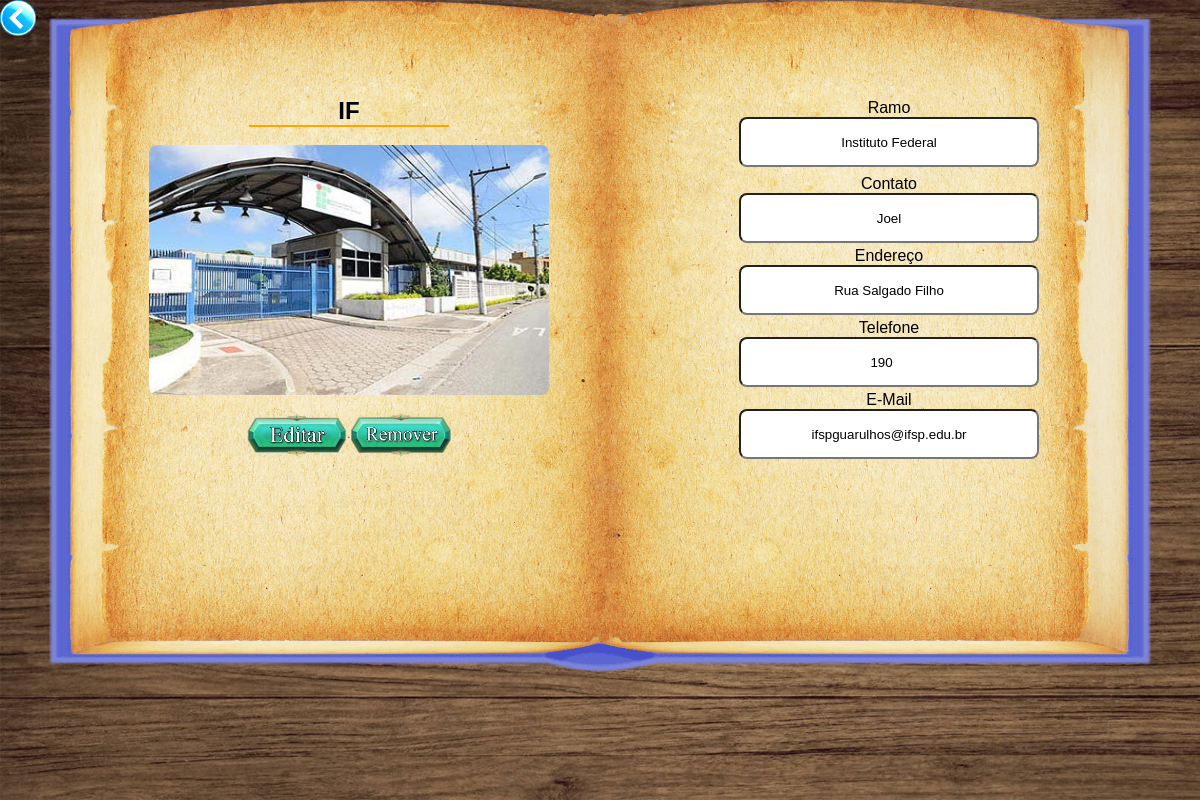
The page /cli/specli.php?id=2 (signed in) on the database its author committed.
### tables this page shows
CREATE TABLE IF NOT EXISTS `tbcli` (
  `codcli` int(11) NOT NULL AUTO_INCREMENT,
  `nome` varchar(40) NOT NULL,
  `contato` varchar(30) NOT NULL,
  `end` varchar(50) NOT NULL,
  `fone` int(16) NOT NULL,
  `email` varchar(50) NOT NULL,
  `ramo` varchar(30) NOT NULL,
  `fotocli` varchar(100) NOT NULL,
  PRIMARY KEY (`codcli`)
);

CREATE TABLE IF NOT EXISTS `tbfunc` (
  `codfunc` int(11) NOT NULL AUTO_INCREMENT,
  `nome` varchar(50) NOT NULL,
  `end` varchar(90) NOT NULL,
  `bairro` varchar(50) NOT NULL,
  `city` varchar(50) NOT NULL,
  `tel` varchar(16) NOT NULL,
  `cel` varchar(16) NOT NULL,
  `email` varchar(90) NOT NULL,
  `exp` varchar(50) NOT NULL,
  `form` varchar(50) NOT NULL,
  `login` varchar(50) NOT NULL,
  `senha` varchar(50) NOT NULL,
  `perfil` varchar(50) NOT NULL,
  `foto` varchar(50) NOT NULL,
  PRIMARY KEY (`codfunc`)
);

### cli/specli.php (the view, shortened to what this page needs)
<html>
    <head>
        <link rel="stylesheet" type="text/css" href="../css/style.css"/>
    </head>
    <body>
        <div id="pagcli">
            <?php
                if($_SESSION["user"]){
                    include_once '../user/conexao.php';
                    $teste = mysqli_query($conn, "select login from tbfunc where perfil='Administrador'");
                    while($line = mysqli_fetch_array($teste)){
                        if($_SESSION["user"] == $line["login"]){
                            $id=$_GET['id'];
                            $consultar = "select *from tbcli where codcli=$id";
                            $executar = mysqli_query($conn,$consultar);
            ?>
                            <br/><br/><br/><br/>
                            <aside>
                                <div id="listarlivro">
                                    <?php
                                        while($linha = mysqli_fetch_array($executar))
                                        {
                                    ?>
                                            <img class="book" src="../img/livro_solo.png"/>
                                            <fieldset  class="livro">
                                                <h2><?php echo $linha["nome"]?></h2>
                                                <div class="border"></div>
                                                <br/>
                                                <img class="clipic" src="../img/cli/<?php echo $linha["fotocli"]; ?>"/>
                                                <br/><br/>
                                                <a href="editandocli.php?id=<?php echo $linha["codcli"];?>"><img class="botao2" src="../img/edit.png"></a>
                                                <a href="delcli.php?id=<?php echo $linha["codcli"];?>"><img class="botao2" src="../img/remover.png"></a>
                                            </fieldset>
                                            <fieldset class="livro">
                                                <table>
                                                    <tr>
                                                        <td><p>Ramo<br/><input type="text" value="<?php echo $linha["ramo"];?>" readonly ></p></td>
                                                    </tr>
                                                    <tr><td></td></tr>
                                                    <tr>
                                                        <td><p>Contato<br/><input type="text" value="<?php echo $linha["contato"];?>" readonly ></p></td>
                                                    </tr>
                                                    <tr>
                                                        <td><p>Endereço<br/><input type="text" value="<?php echo $linha["end"];?>" readonly></p></td>
                                                    </tr>
                                                    <tr>
                                                        <td><p>Telefone<br/><input type="number" value="<?php echo $linha["fone"];?>" readonly ></p></td>
                                                    </tr>
                                                    <tr>
                                                        <td><p>E-Mail<br/><input type="text" value="<?php echo $linha["email"];?>" readonly ></p></td>
                                                    </tr>
                                                </table>
                                            </fieldset>
                                            <br/>
                                <?php } ?>
                                </div>
                            </aside>
                            <br/>
                            <a href="listacli.php"><p><img class="botao3" src="../img/retorno.png"></p></a>
            <?php
                        }
                    }
                }
            ?>
        </div>
    </body>
</html>

### css/style.css (style rules this page uses)
.book { width: 100%; top: 0%; left: 0%; max-height: 100vh; position: absolute; margin: auto; }
fieldset.livro { border: none; background-color: rgba(0,0,0,0); position: relative; margin: auto; }
div#pagcli { background-image: url('../img/fundo.jpg'); background-size: cover; min-height: 100vh; }
#listarlivro { display: flex; width: 90%; padding: 1% 0; max-height: 100vh; }
.botao, .botao3 { width: 12%; transition: filter 1.5s; }
.botao2 { width: 25%; transition: filter 1.5s; }
.botao3 { position: absolute; top: 0%; left: 0%; width:3%; }
* { margin: auto; font-family: 'Ruda', sans-serif; }
input { width:240px; }
fieldset { text-align: center; border: 1px solid gray; margin: 10px auto; padding: 12px 18px; border-radius: 10px; width: 30%; background: white; }
h2 { text-transform: uppercase; }
p { text-align:center; }
a { text-decoration: none; text-align: center; font-weight: bold; color: black; transition: color 0.1s; }
.border { width: 200px; height: 2px; background: orange; margin: auto; }
input, select { text-align: center; width: 300px; height:50px; border-radius: 8px; }
table { width: 100%; }
.clipic { width: 400px; height: 250px; border-radius: 8px; transition: 0.5s filter, height; }

### rows shown on the page
tbcli: nome "IF", fotocli (picture), ramo "Instituto Federal", contato "Joel", end "Rua Salgado Filho", fone "190", email "ifspguarulhos@ifsp.edu.br"
